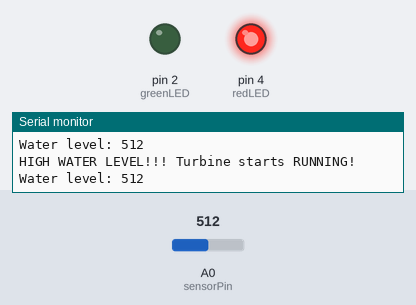
The sketch below on a simulated Arduino Uno, built with avr-gcc and run on an emulated ATmega328P. On the bench: output pins drawn as LEDs (lit = HIGH), the last lines printed to the serial monitor. The test bench sets the inputs (shaded band); at power-on: A0 (sensorPin) = 512. Pins used as bus, display or sensor lines are not drawn.

Above: at 1.3 s.
1.4 s: A0 (sensorPin) set to 178
3.2 s: A0 (sensorPin) set to 153
At 5.1 s:
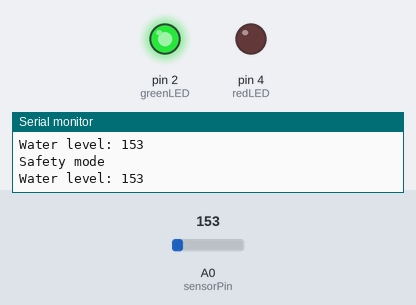
5.5 s: A0 (sensorPin) set to 180
At 6.7 s:
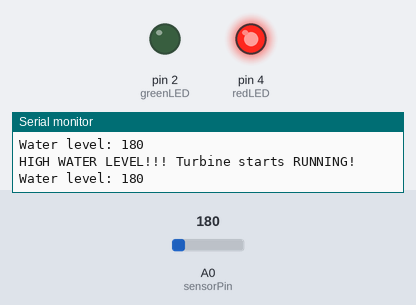
7.7 s: A0 (sensorPin) set to 160
At 8.6 s:
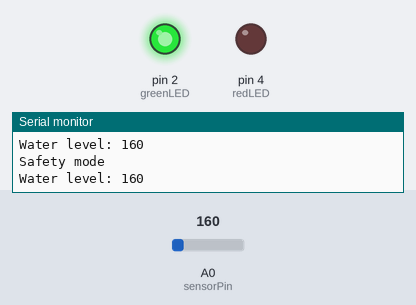
Timing chart, 0 to 10.7 s (numbered marks = the images above; inputs shaded):
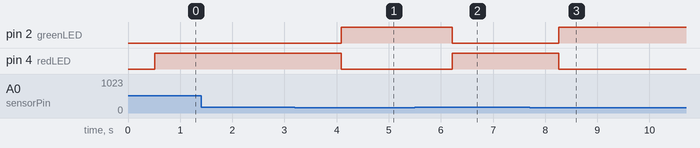

The sketch:

water_sensor.ino
```cpp
// Sensor pins
#define sensorPower 7
#define sensorPin A0
// LED pins
#define greenLED 2
#define redLED 4
// HIGH and LOW abbreviations
#define H HIGH
#define L LOW

// Variables
int val = 0;
const int THRESH = 170;

void setup() {
    // Set D7 as an OUTPUT
    pinMode(sensorPower, OUTPUT);

    // Light up LED signal
    pinMode(greenLED, OUTPUT);
    pinMode(redLED, OUTPUT);

    // Set to LOW so no power flows through the sensor
    digitalWrite(sensorPower, L);

    Serial.begin(9600);
}

void loop() {
    // Get the reading from the function below and print it
    int level = readSensor();

    // Print out the level
    Serial.print("Water level: ");
    Serial.println(level);
    delay(500);

    // Check if the water level is under the threshold
    if (level < THRESH) {
        digitalWrite(greenLED, H);
        digitalWrite(redLED, L);
        Serial.println("Safety mode");
        delay(200);
    }
    // Over the threshold then send the alert.
    else {
        digitalWrite(greenLED, L);
        digitalWrite(redLED, H);
        Serial.println("HIGH WATER LEVEL!!! Turbine starts RUNNING!");
    }
    Serial.println();
}

// This is a function used to get the reading
int readSensor() {
    digitalWrite(sensorPower, H);  // Turn the sensor ON
    delay(10);                        // wait 10 milliseconds
    val = analogRead(sensorPin);      // Read the analog value form sensor
    digitalWrite(sensorPower, L);   // Turn the sensor OFF
    return val;                       // send current reading
}
```

Measured:
- the behaviour switches between 170 and 169 on A0 (sensorPin) (found by bisection; images 0 and 1)
- after the input at 3.2 s, pin 2 (greenLED): LOW → HIGH after 0.89 s; pin 4 (redLED): HIGH → LOW after 0.89 s
- after the input at 5.5 s, pin 2 (greenLED): HIGH → LOW after 0.72 s; pin 4 (redLED): LOW → HIGH after 0.72 s
- after the input at 7.7 s, pin 2 (greenLED): LOW → HIGH after 0.56 s; pin 4 (redLED): HIGH → LOW after 0.56 s
